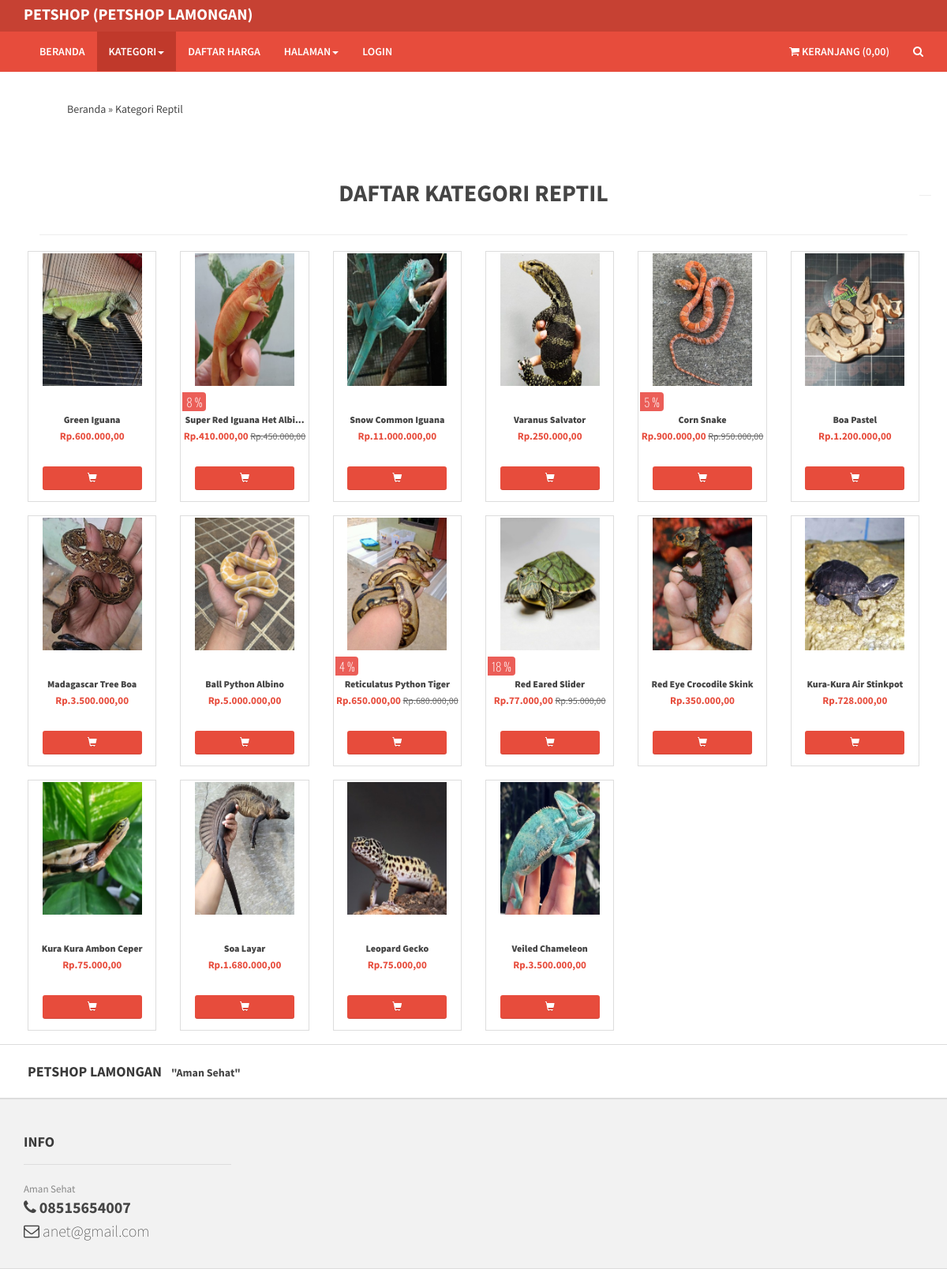
Screenshot of /mycategory.aspx/13 with the database file from the repository.
### tables this page shows
CREATE TABLE `shop_setting` (
  `shortname_shop` varchar(20) NOT NULL,
  `longname_shop` varchar(100) NOT NULL,
  `motto_shop` varchar(100) NOT NULL,
  `location_shop` varchar(120) NOT NULL,
  `name_manage` varchar(100) NOT NULL,
  `wa_contact` varchar(20) NOT NULL,
  `phone_contact` varchar(20) NOT NULL,
  `email_shop` varchar(30) NOT NULL,
  `logo_shop` varchar(50) NOT NULL,
  `facebook` varchar(300) DEFAULT NULL,
  `twitter` varchar(300) DEFAULT NULL,
  `google` varchar(300) DEFAULT NULL,
  `instagram` varchar(300) DEFAULT NULL,
  `youtube` varchar(300) DEFAULT NULL,
  `pos` int(1) DEFAULT NULL,
  `jne` int(1) DEFAULT NULL,
  `tiki` int(1) DEFAULT NULL
);

CREATE TABLE `shop_category` (
  `id_category` int(11) NOT NULL,
  `category` varchar(30) NOT NULL,
  `state` int(1) NOT NULL
);

CREATE TABLE `shop_product` (
  `id_product` int(11) NOT NULL,
  `name_product` varchar(50) NOT NULL,
  `information_product` text NOT NULL,
  `price_product` int(11) NOT NULL,
  `discount_product` int(11) NOT NULL,
  `weight_product` int(11) NOT NULL,
  `category_product` int(11) NOT NULL,
  `stock_product` int(11) NOT NULL,
  `image_product` varchar(50) NOT NULL,
  `slug_product` text NOT NULL,
  `state_product` int(1) NOT NULL,
  `state_discount` int(1) DEFAULT NULL
);

### index.php (called while the page is built, shortened)
<?php
require_once BASEPATH.'core/CodeIgniter.php';

### application/helpers/app_helper.php (called while the page is built, shortened)
<?php
function uang($number)
{
    return number_format($number,2,',','.');
}
function gettoko($get)
{
    $ci =& get_instance();
    $ci->db->select($get);
    $db=$ci->db->get('shop_setting')->row_array();;
    return $db[$get];
}

### application/models/M__app.php (called while the page is built, shortened)
<?php if ( ! defined('BASEPATH')) exit('No direct script access allowed');
class M__app extends CI_Model {
	public function gradeone($table,$column,$where)
	{
		$this->db->where($column, $where);
		return $this->db->get('shop_'.$table);
	}
	public function getdatacategory($id,$offset)
	{
		$this->db->where('category_product', $id);
		$this->db->where('state_product', 1);
		$this->db->where("stock_product!='0'");
		return $this->db->get('shop_product', 24, $offset);
	}
	public function getnewproduct()
	{
		$this->db->select('*');
		$this->db->from('shop_product');
		$this->db->where("stock_product!='0'");
		$this->db->where("state_product='1'");
		$this->db->join('shop_category', 'shop_product.category_product = shop_category.id_category');
		$this->db->order_by('id_product', 'desc');
		$this->db->limit(10);
		return $this->db->get();
	}
}

### application/views/frontend/category/index.php (the view, shortened to what this page needs)
<div class="main-container" style="padding-left: 50px;padding-right: 50px;">
    <div class="morePost row featuredPostContainer style2 globalPaddingTop ">
        <div class="col-lg-12">
            <center>
                <h1>
                    <span>
                        <b>
                           DAFTAR <?php echo strtoupper($get['category']) ?>
                        </b>
                    </span>
                </h1>
            </center>
            <hr>
        </div>
        <div>
            <div class="row">
                <?php $no=0; foreach($all as $row): $no++ ?>
                    <div class="item col-lg-2 col-md-3 col-sm-4 col-xs-6" style="float: left;">
                        <div class="product" id="produk">
                            <div id="tinggi">
                                <div class="image" id="tinggi2">
                                    <a href="<?php echo site_url('product-details.aspx/'.$row->slug_product)?>">
                                        <img src="<?php echo base_url('uploads/'.$row->image_product) ?>" style="width:80%;" alt="<?php echo $row->name_product ?>">
                                    </a>
                                    <?php if ($row->state_discount==1) { ?>
                                        <div class="promotion" style="bottom: -0px;">
                                            <span class="discount" style="font-size: 15px;">
                                                <?php $cut=ceil(($row->discount_product/$row->price_product)*100) ?>
                                                <?php echo 100-$cut ?> %
                                            </span>
                                        </div>
                                    <?php } ?>
                                </div>
                                <div class="description" style="min-height: 65px;">
                                    <b style="font-size: 12px;font-weight: 798;">
                                        <a href="<?php echo site_url('product-details.aspx/'.$row->slug_product)?>">
                                            <?php $product_name=substr($row->name_product,0,25); ?>
                                            <?php if(strlen($row->name_product)>25)
                                            {
                                                echo $product_name.'...';
                                            }
                                            else
                                            {
                                                echo $row->name_product;
                                            }
                                            ?>
                                        </a>
                                    </b>
                                    <div class="price" style="font-size: 13px;">
                                        <?php if ($row->state_discount==1) { ?>
                                            <span style="color: #e74c3c;">
                                                Rp.<?php echo uang($row->discount_product) ?>
                                            </span>
                                        <?php }else{ ?>
                                            <span style="color: #e74c3c;">
                                                Rp.<?php echo uang($row->price_product) ?>
                                            </span>
                                        <?php } ?>
                                        <?php if ($row->state_discount==1) { ?>
                                            <span class="old-price" style="font-size: 12px;">
                                                Rp.<?php echo uang($row->price_product) ?>
                                            </span>
                                        <?php } ?>
                                    </div>
                                </div>
                            </div>
                            <div class="action-control">
                                <center>
                                    <a href="javascript:void(0)" onclick="tampil_modal('<?php echo $row->id_product ?>')" style="width:80%;" class="btn btn-primary btn-md">
                                        <span class="add2cart">
                                            <i class="glyphicon glyphicon-shopping-cart"></i>
                                        </span>
                                    </a>
                                </center>
                            </div>
                        </div>
                    </div>
                <?php endforeach; ?>
                <hr>
            </div>
        </div>
    </div>
</div>

### application/views/frontend/header.php (shortened to what this page needs)
<div class="navbar-top">
    <div class="container" style="padding-top: 3px">
        <div class="row">
            <div class="col-lg-8">
                <div class="pull-left ">
                    <ul class="userMenu">
                        <li>
                        <?php if (gettoko('longname_shop')!=""): ?>
                            <a href="<?php echo base_url() ?>">
                                <span style="font-size:20px;">
                                <?php echo gettoko('shortname_shop') ?>
                                <span class="hidden-xs">(<?php echo gettoko('longname_shop') ?>)
                                </span>
                                </span>
                            </a>
                        <?php endif; ?>
                        </li>
                    </ul>
                </div>
            </div>
        </div>
    </div>
</div>

### application/views/frontend/footer.php (shortened to what this page needs)
<footer>
    <div class="footer" style="background-color: #fff; padding:20px; ">
        <div class="container">
            <div class="row">
                <div class="col-lg-8">
                    <span id="footer-head">
                    <?php
                        echo gettoko('longname_shop')?
                        gettoko('longname_shop'):
                        gettoko('shortname_shop');
                    ?>
                    </span>
                    <span>
                        <b>
                            &quot;<?php echo gettoko('motto_shop') ?>&quot;
                        </b>
                    </span>
                </div>
            </div>
        </div>
    </div>
    <div class="footer">
        <div class="container">
            <div class="row">
                <div class="col-lg-3 hidden-xs">
                    <h3>Info</h3>
                    <ul>
                        <li class="supportLi">
                            <p><?php echo gettoko('motto_shop') ?></p>
                            <h4>
                                <a class="inline" href="callto:+12025550151">
                                    <strong>
                                    <i class="fa fa-phone"> </i>
                                    <?php echo gettoko('phone_contact') ?>
                                    </strong>
                                </a>
                            </h4>
                            <h4>
                                <a class="inline" href="#">
                                    <i class="fa fa-envelope-o"> </i>
                                    <?php echo gettoko('email_shop') ?>
                                </a>
                            </h4>
                        </li>
                    </ul>
                </div>
            </div>
        </div>
    </div>
</footer>

### rows the page displays
shop_setting: shortname_shop "PETSHOP", longname_shop "PETSHOP LAMONGAN", motto_shop "Aman Sehat", phone_contact "08515654007", email_shop "anet@gmail.com"
shop_category: category "KATEGORI REPTIL"
shop_product: image_product (picture), name_product "Green Iguana", price_product "600.000,00"
shop_product: image_product (picture), 100-$cut "8", name_product "Super Red Iguana Het Albi", discount_product "410.000,00", price_product "450.000,00"
shop_product: image_product (picture), name_product "Snow Common Iguana", price_product "11.000.000,00"
shop_product: image_product (picture), name_product "Varanus Salvator", price_product "250.000,00"
shop_product: image_product (picture), 100-$cut "5", name_product "Corn Snake", discount_product "900.000,00", price_product "950.000,00"
shop_product: image_product (picture), name_product "Boa Pastel", price_product "1.200.000,00"
shop_product: image_product (picture), name_product "Madagascar Tree Boa", price_product "3.500.000,00"
shop_product: image_product (picture), name_product "Ball Python Albino", price_product "5.000.000,00"
shop_product: image_product (picture), 100-$cut "4", name_product "Reticulatus Python Tiger", discount_product "650.000,00", price_product "680.000,00"
shop_product: image_product (picture), 100-$cut "18", name_product "Red Eared Slider", discount_product "77.000,00", price_product "95.000,00"
shop_product: image_product (picture), name_product "Red Eye Crocodile Skink", price_product "350.000,00"
shop_product: image_product (picture), name_product "Kura-Kura Air Stinkpot", price_product "728.000,00"
shop_product: image_product (picture), name_product "Kura Kura Ambon Ceper", price_product "75.000,00"
shop_product: image_product (picture), name_product "Soa Layar", price_product "1.680.000,00"
shop_product: image_product (picture), name_product "Leopard Gecko", price_product "75.000,00"
shop_product: image_product (picture), name_product "Veiled Chameleon", price_product "3.500.000,00"

### other values shown
uang(array_sum($jumlah)) "0,00"
$crumb['title'] "Beranda"
